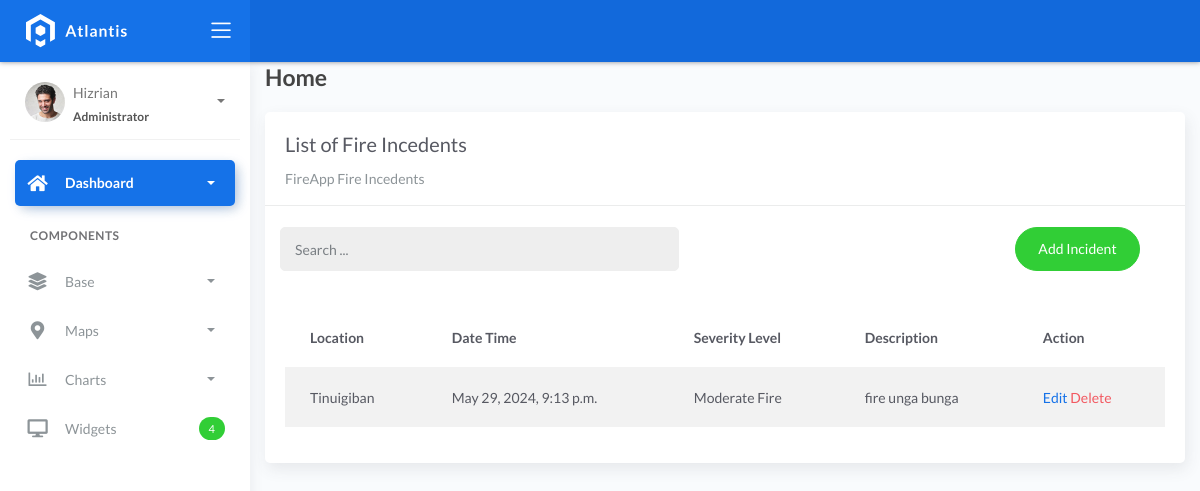
Before: /incidentlist with the older database file.
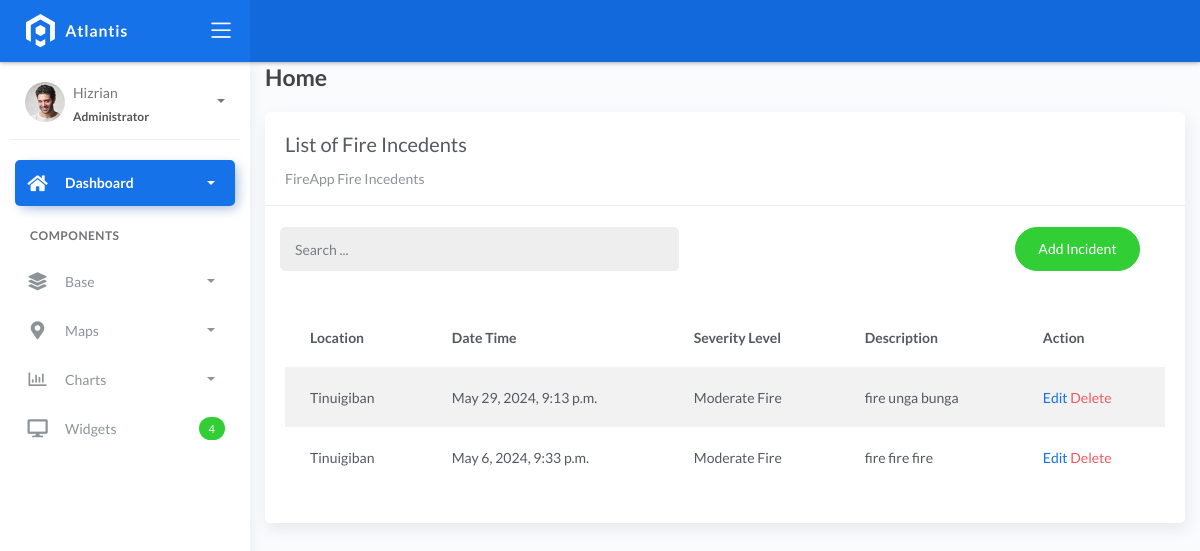
After: the same page with the newer database file.
### fire/models.py (models this page shows, shortened)
class BaseModel(models.Model):
    created_at = models.DateTimeField(auto_now_add=True, db_index=True)
    updated_at = models.DateTimeField(auto_now=True)
    class Meta:
        abstract = True

class Incident(BaseModel):
    SEVERITY_CHOICES = (
        ('Minor Fire', 'Minor Fire'),
        ('Moderate Fire', 'Moderate Fire'),
        ('Major Fire', 'Major Fire'),
    )
    location = models.ForeignKey(Locations, on_delete=models.CASCADE)
    date_time = models.DateTimeField(blank=True, null=True)
    severity_level = models.CharField(max_length=45, choices=SEVERITY_CHOICES)
    description = models.CharField(max_length=250)

class Locations(BaseModel):
    name = models.CharField(max_length=150)
    latitude = models.DecimalField(
        max_digits=22, decimal_places=16, null=True, blank=True)
    longitude = models.DecimalField(
        max_digits=22, decimal_places=16, null=True, blank=True)
    address = models.CharField(max_length=150)
    city = models.CharField(max_length=150)  # can be in separate table
    country = models.CharField(max_length=150)  # can be in separate table
    def __str__(self):
        return self.name

### fire/views.py (the view)
# urls.py: path('incidentlist', IncidentList.as_view(), name='incident-list'),
class IncidentList(ListView):
    model = Incident
    context_object_name = 'incident'
    template_name = "incidentlist.html"
    paginate_by = 5
    def get_queryset(self, *args, **kwargs):
        qs = super(IncidentList, self).get_queryset(*args, **kwargs)
        if self.request.GET.get("q") != None:
            query = self.request.GET.get('q')
            qs = qs.filter(Q(location__name__icontains=query) |
            Q(date_time__icontains=query) | Q(severity_level__icontains=query))
        return qs

### templates/incidentlist.html (shortened to what this page needs)
{% extends 'base.html' %} {% load static %} {% block content %}
<div class="content">
    <div class="container-fluid">
        <h4 class="page-title">Home</h4>
        <div class="row">
            <div class="col-md-12">
                <div class="card">
                    <div class="card-header">
                        <div class="card-title">List of Fire Incedents</div>
                        <div class="card-category">FireApp Fire Incedents</div>
                    </div>
                    <br>
                        <div class="col-md-12 row">
                            <div class="col-md-6">
                                <form action="" class="navbar-left navbar-form nav-search mr-md-3" action="{% url 'incident-list' %}">
                                    <div class="input-group">
                                        <input type="text" placeholder="Search ..." class="form-control" name="q">
                                        <div class="input-group-append">
                                        <span class="input-group-text">
                                        </span>
                                        </div>
                                    </div>
                                </form>
                            </div>
                            <div class="col-md-6">
                                <div class="pull-right">
                                    <a href="{% url 'incident-add' %}" class="btn btn-success btn-rounded">Add Incident</a>
                                </div>
                            </div>
                        </div>
                    <div class="card-body">
                        <table class="table table-striped mt-3">
                            <thead>
                                <tr>
                                    <th scope="col">Location</th>
                                    <th scope="col">Date Time</th>
                                    <th scope="col">Severity Level</th>
                                    <th scope="col">Description</th>
                                    <th scope="col">Action</th>
                                </tr>
                            </thead>
                            <tbody>
                                {% for object in object_list %}
                                <tr>
                                    <td>{{ object.location }}</td>
                                    <td>{{ object.date_time }}</td>
                                    <td>{{ object.severity_level }}</td>
                                    <td>{{ object.description }}</td>
                                    <td>
                                        <a href="incidentlist/{{ object.id }}">Edit</a>
                                        <a href="incidentlist/{{ object.id }}/delete" class="text-danger">Delete</a>
                                    </td>
                                </tr>
                                {% empty %}
                                <tr>
                                    <td colspan="4" style="text-align: center">
                                    <p class="text-sm font-weight-bold mb-0">No Records Found</p>
                                    </td>
                                </tr>
                                {% endfor %}
                            </tbody>
                        </table>
                    </div>
                </div>
            </div>
        </div>
    </div>
</div>
{% endblock %}

Changed rows visible on the page:
added Incident: location "Tinuigiban", date_time "May 6, 2024, 9:33 p.m.", severity_level "Moderate Fire", description "fire fire fire"
